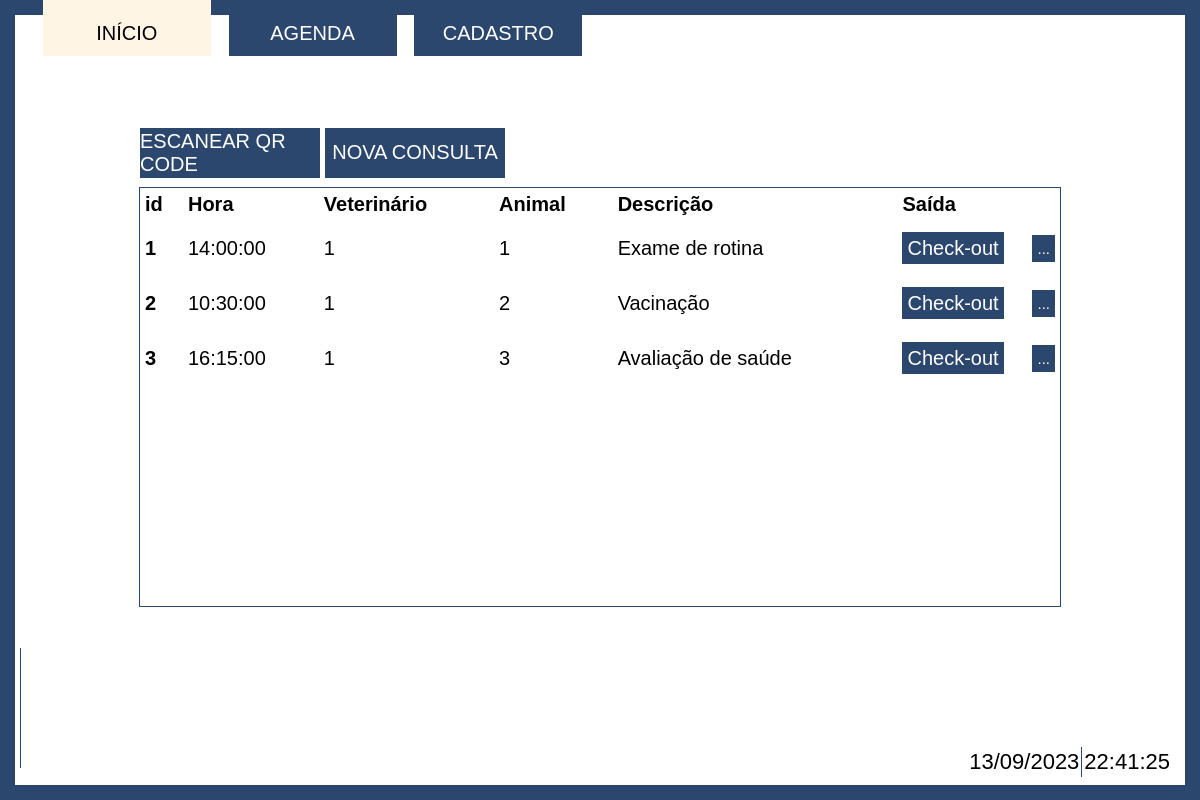
Screenshot of /Index/Inicio.php with the database file from the repository.
### tables this page shows
create table Agenda
(
 idConsulta int auto_increment primary key,
 dataConsulta date not null,
 horaConsulta time not null, 
 veterinario int,
 descricao text,
 idAnimal int,
 foreign key (idAnimal) references Animais(idAnimal)
);

### Index/Inicio.php (the view, shortened to what this page needs)
<!DOCTYPE html>
<html lang="en">
    <head>
        <link rel="stylesheet" href="../Css/Inicio.css">
    </head>
    <body>
        <div class="page">
            <div class="bar">
                <div class="button selected"><a href="./Inicio.php">INÍCIO</a></div>
                <div class="button"><a href="./Agenda.php">AGENDA</a></div>
                <div class="button"><a href="./cadastro.php">CADASTRO</a></div>
            </div>
            <div class="container">
                <div class="tablebar">
                    <div class="tablebar-button"><a href="./Inicio.php">ESCANEAR QR CODE</a></div>
                    <div class="tablebar-button"><a href="./Agenda.php">NOVA CONSULTA</a></div>
                </div>
                <div class="table-container">
                    <table>
                        <thead>
                            <tr>
                                <th scope="col">id</th>
                                <th scope="col">Hora</th>
                                <th scope="col">Veterinário</th>
                                <th scope="col">Animal</th>
                                <th scope="col">Descrição</th>
                                <th scope="col">Saída</th>
                                <th scope="col"></th>
                            </tr>
                        </thead>
                        <tbody>
                            <?php
                                include 'conectaBD.php';
                                $query = "select * From Agenda";
                                $result = mysqli_query($conexao, $query);
                                if ($result->num_rows>0):
                                    while($array = mysqli_fetch_row($result)):
                            ?>
                            <tr class="table-rows" id="<?php echo $array[0];?>" onmouseenter="mostrarInfo(this.id)">
                                <td><?php echo $array[0];?></td>
                                <td><?php echo $array[2];?></td>
                                <td><?php echo $array[3];?></td>
                                <td><?php echo $array[5];?></td>
                                <td><?php echo $array[4];?></td>
                                <td class="checkout-btn">
                                    <a href="editar.php" class="checkout">Check-out</a>
                                </td>
                                <td class="more-list-container">
                                    <div class="list-box">
                                        <button class="more-btn" onclick="abrirModal(<?php echo $array[0]; ?>)">...</button>
                                    </div>
                                </td>
                            </tr>
                            <?php
                                endwhile;
                                else:
                            ?>
                            <tr>
                                <td colspan="3"> Nenhuma entrada cadastrada.</td>
                            </tr>
                            <?php
                                endif;
                            ?>
                        </tbody>
                    </table>
                </div>
                <div class="container-info">
                </div>
                <div class="data">
                    <div class="dia" id="data-atual"></div>
                    <div class="hora" id="hora-atual"></div>
                </div>
            </div>
        </div>
    </body>
</html>

### Css/Inicio.css (style rules this page uses)
html, body { width: 100%; height: 100%; margin: 0; }
body { display: flex; justify-content: center; align-items: center; flex-direction: column; }
.page { height: 100%; width: 100%; padding: 25px; padding-top: 0; box-sizing: border-box; display: flex; flex-direction: column; }
.container { width: 100%; height: 90%; background-color: #fff; display: flex; box-sizing: border-box; flex-direction: column; align-items: center; }
.bar { height: 10%; width: 50%; display: flex; justify-content: space-evenly; }
.button > a { height: 7vh; width: 14vw; padding-top: 10px; box-sizing: border-box; background-color: #2c476e; display: flex; justify-content: center; align-items: center; text-decoration: none; font-size: 2.5vh; color: #ffffff; font-family: 'Franklin Gothic Medium', 'Arial Narrow', Arial, sans-serif; position: relative; overflow: hidden; z-index: 1; }
.button > a::before { content: ''; position: absolute; top: 0; left: 0; width: 100%; height: 0; background-color: #fef5e4; transition: height 0.5s; z-index: -1; }
.selected>a { background-color: #fef5e4; color: #000000; }
.tablebar { width: 80%; display: flex; margin-bottom: 5px; margin-top: 50px; }
.tablebar-button>a { height: 50px; width: 15vw; box-sizing: border-box; background-color: #2c476e; display: flex; justify-content: center; align-items: center; text-decoration: none; font-size: 2.5vh; color: #ffffff; font-family:'Franklin Gothic Medium', 'Arial Narrow', Arial, sans-serif; margin-right: 5px; margin-bottom: 4px; }
.table-container { border: 1px solid #2c476e; width: 80%; height:60%; overflow-y: auto; }
table { text-align: left; width: 100%; font-family:Arial, Helvetica, sans-serif; font-size: 2.5vh; border-collapse:collapse; }
table .table-rows { height: 55px; }
td { padding: 5px; }
td:first-child { font-weight: bold; }
td:nth-child(7) button { font-size: 15px; }
th { padding: 5px; }
.checkout { background-color: #2c476e; padding: 5px; color: #ffffff; font-family:'Franklin Gothic Medium', 'Arial Narrow', Arial, sans-serif; text-decoration: none; }
.more-btn { background-color: #2c476e; padding: 5px; color: #ffffff; font-family:'Franklin Gothic Medium', 'Arial Narrow', Arial, sans-serif; text-decoration: none; cursor: pointer; border: none; }
.more-list-container { width: 10px; }
.checkout-btn { width: 120px; }
.container-info { position: absolute; padding: 5px; box-sizing: border-box; display: flex; flex-direction: column; gap: 3px; background-color: #ffffff; border-left: 1px solid #2c476e; z-index: 2; width: 50%; height: 15%; left: 20px; bottom: 4%; border-bottom: none; font-size: 1.3vw; }
.data { padding: 3px; box-sizing: border-box; position: fixed; bottom: 20px; right:25px; color: black; font-family:'Franklin Gothic Medium', 'Arial Narrow', Arial, sans-serif; font-size: 22px; display: flex; justify-content: center; align-items: center; }
.hora { padding: 2px; }
.dia { padding: 2px; border-right: 1px solid #2c476e; }

### rows the page displays
agenda: idConsulta "1", horaConsulta "14:00:00", veterinario "1", idAnimal "1", descricao "Exame de rotina"
agenda: idConsulta "2", horaConsulta "10:30:00", veterinario "1", idAnimal "2", descricao "Vacinação"
agenda: idConsulta "3", horaConsulta "16:15:00", veterinario "1", idAnimal "3", descricao "Avaliação de saúde"
